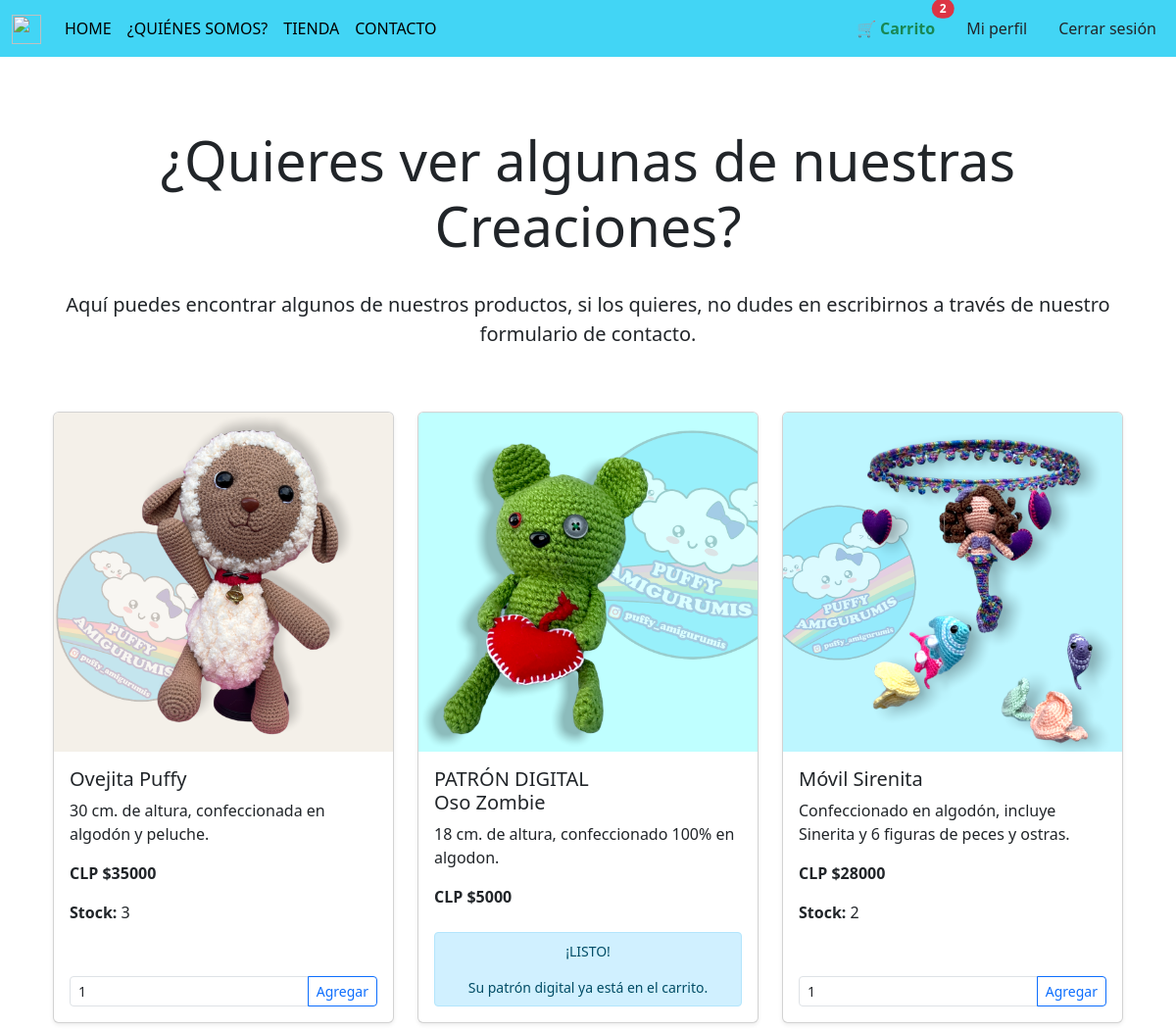
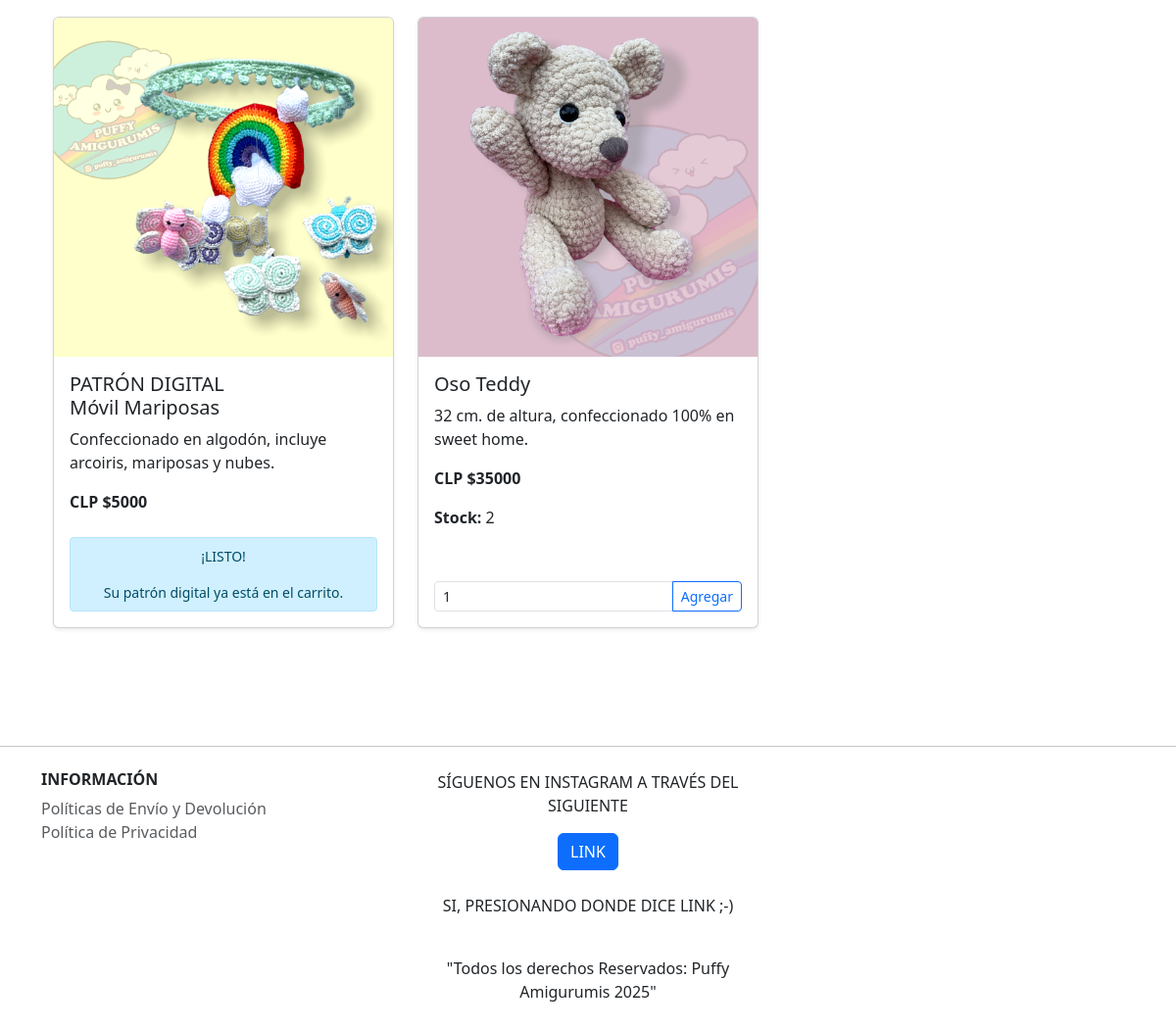
Screenshot of /listado/ (signed in) with the database file from the repository (2 pictures, top to bottom).
### market/models.py (models this page shows, shortened)
class Producto(models.Model):
    TIPO_CHOICES = [
        ('fisico', 'Físico'),
        ('digital', 'Digital'),
    ]
    id = models.AutoField(primary_key=True)
    nombre = models.CharField(max_length=100)
    descripcion = models.TextField()
    precio = models.DecimalField(max_digits=10, decimal_places=2)
    stock = models.IntegerField()
    imagen = models.ImageField(upload_to='productos/', blank=True, null=True)
    tipo = models.CharField(max_length=10, choices=TIPO_CHOICES, default='fisico')
    archivo = models.FileField(upload_to='digitales/', blank=True, null=True)

### market/views.py (the view)
# urls.py: path('listado/', views.listado, name='listado'),
def listado(request):
    productos = Producto.objects.all()
    cart = Cart(request)
    cantidades = {int(pid): item['cantidad'] for pid, item in cart.cart.items()}
    for producto in productos:
        producto.disponible = max(producto.stock - cantidades.get(producto.id, 0), 0)
    digitales_en_carro = [
        int(pid) for pid in cart.cart.keys()
        if Producto.objects.filter(id=pid, tipo='digital').exists()
    ]
    return render(request, 'market/listado.html', {
        'productos': productos,
        'digitales_en_carro': digitales_en_carro,
    })

### market/cart.py (called while the page is built)
    def total_items(self):
        return sum(item['cantidad'] for item in self.cart.values())

### market/context_processors.py (called while the page is built)
def carrito_total(request):
    cart = Cart(request)
    for item in cart.cart.values():
        try:
            item['subtotal'] = float(item['precio']) * int(item['cantidad'])
        except (ValueError, TypeError):
            item['subtotal'] = 0
    return {
        'carro': cart.cart,
        'carrito_total': cart.total_items()
    }

### market/templates/market/listado.html (shortened to what this page needs)
{% extends "base.html" %}
{% block contenido %}
<br><br>
<section>
    <div class="jumbotron jumbotron-fluid">
        <div class="container">
            <h1 class="display-4 text-center">¿Quieres ver algunas de nuestras Creaciones?</h1>
            <br>
            <p class="lead text-center">
                Aquí puedes encontrar algunos de nuestros productos, si los quieres,
                no dudes en escribirnos a través de nuestro formulario de contacto.
            </p>
        </div>
        <br>
    </div>
    <div class="container mt-4">
        <div class="row">
            {% for producto in productos %}
            <div class="col-md-4 mb-4 d-flex">
                <div class="card shadow-sm w-100 d-flex flex-column">
                    {% if producto.imagen %}
                        <img src="{{ producto.imagen.url }}" class="card-img-top" alt="{{ producto.nombre }}">
                    {% else %}
                        <img src="https://via.placeholder.com/300x200?text=Sin+Imagen" class="card-img-top" alt="Sin imagen">
                    {% endif %}
                    <div class="card-body d-flex flex-column">
                        <h5 class="card-title">
                            {% if producto.tipo == 'digital' %}
                                <span class="d-block" style="font-weight: normal;">PATRÓN DIGITAL</span>
                            {% endif %}
                            {{ producto.nombre }}
                        </h5>
                        <p class="card-text">{{ producto.descripcion }}</p>
                        <p class="card-text"><strong>CLP ${{ producto.precio|floatformat:0 }}</strong></p>
                        {% if producto.tipo == 'fisico' %}
                            <p class="card-text">
                                <strong>Stock:</strong> {{ producto.disponible }}
                            </p>
                        {% endif %}
                        <div class="mt-auto">
                            {% if producto.disponible > 0 %}
                                {% if producto.tipo == 'fisico' %}
                                    <form method="post" action="{% url 'agregar_al_carro' producto.id %}">
                                        <div class="input-group mt-2">
                                            <input type="number" name="cantidad" class="form-control form-control-sm"
                                                min="1" max="{{ producto.disponible }}" value="1" required>
                                            <button type="submit" class="btn btn-outline-primary btn-sm">Agregar</button>
                                        </div>
                                    </form>
                                {% else %}
                                    {% if producto.id in digitales_en_carro %}
                                        <div class="text-center mt-2 p-2 small" style="background-color: #d0f0ff; color: #004c66; border: 1px solid #b3e5fc; border-radius: 4px;">
                                            <P>¡LISTO!</P>Su patrón digital ya está en el carrito.
                                        </div>
                                    {% endif %}
                                {% endif %}
                            {% else %}
                                <p class="text-danger mt-2"><strong>Sin stock disponible</strong></p>
                            {% endif %}
                        </div>
                    </div>
                </div>
            </div>
            {% empty %}
            <div class="col-12">
                <p class="text-center">No hay productos disponibles por el momento.</p>
            </div>
            {% endfor %}
        </div>
    </div>
</section>
<br><br>
{% endblock %}

### rows the page displays
Producto: imagen (picture), nombre "Ovejita Puffy", descripcion "30 cm. de altura, confeccionada en algodón y peluche.", precio "35000", disponible "3"
Producto: imagen (picture), tipo "PATRÓN DIGITAL", nombre "Oso Zombie", descripcion "18 cm. de altura, confeccionado 100% en algodon.", precio "5000"
Producto: imagen (picture), nombre "Móvil Sirenita", descripcion "Confeccionado en algodón, incluye Sinerita y 6 figuras de peces y ostras.", precio "28000", disponible "2"
Producto: imagen (picture), tipo "PATRÓN DIGITAL", nombre "Móvil Mariposas", descripcion "Confeccionado en algodón, incluye arcoiris, mariposas y nubes.", precio "5000"
Producto: imagen (picture), nombre "Oso Teddy", descripcion "32 cm. de altura, confeccionado 100% en sweet home.", precio "35000", disponible "2"

### other values shown
{{ carrito_total }} "2"
